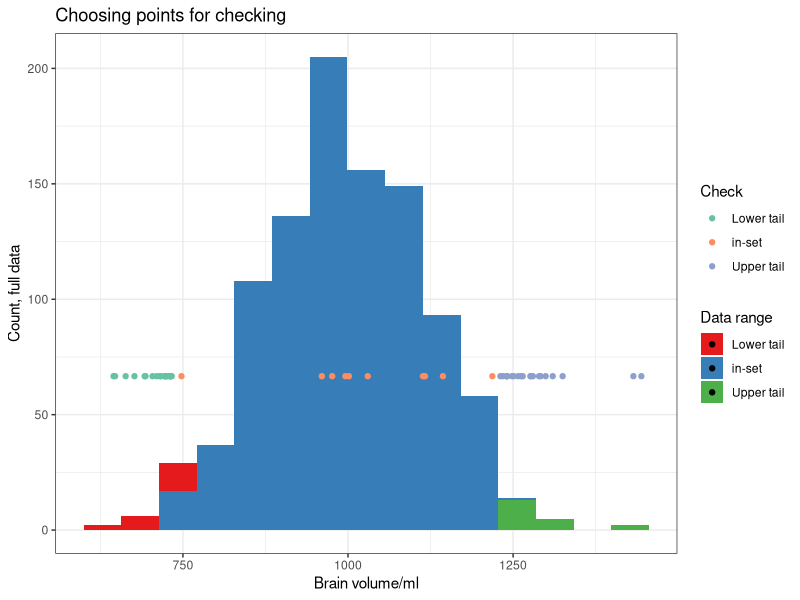

This figure's R source:
## ---- chunk 1
# A cut down version of the full operation. Could use support.R to do some
# of this, but want the different categories, so construct it here instead.
require(dplyr, warn.conflicts = FALSE)
require(ggplot2)
ptail <- 0.02
pin <- 0.01
indat <- read.csv("rangeCheck/data/test1.csv")
allvols <- c(indat$brainA,indat$brainB)
nvols <- length(allvols)
limits <- quantile(allvols,c(0,1)+ptail*c(1,-1))
grouped <- data.frame(vol= allvols,
                      interval=findInterval(allvols,limits,
                                            rightmost.closed = TRUE))
grouped <- grouped %>%
  mutate(cat = factor(interval, levels=0:2,
                      labels=c("Lower tail","in-set","Upper tail")))
middleInd <- which(grouped$interval == 1)
set.seed(1)
nInlier <- min(length(middleInd), pin*nvols)
inlierInd <- sample(middleInd, nInlier)
grouped$inlier <- FALSE
grouped$inlier[inlierInd] <- TRUE
selected <- grouped %>% filter (inlier | interval != 1)
nbin <- 15
nsel <- nrow(grouped)
qplot(vol,data=grouped, fill=cat, bins = nbin) +
  geom_point(data=selected, mapping=aes(vol, nsel/nbin, colour=cat)) +
  scale_fill_brewer(type="qual", palette="Set1") +
  scale_colour_brewer(type="qual", palette="Set2") +
  labs(x="Brain volume/ml", title="Choosing points for checking",
       y="Count, full data",
       colour="Check", fill="Data range") + theme_bw()
